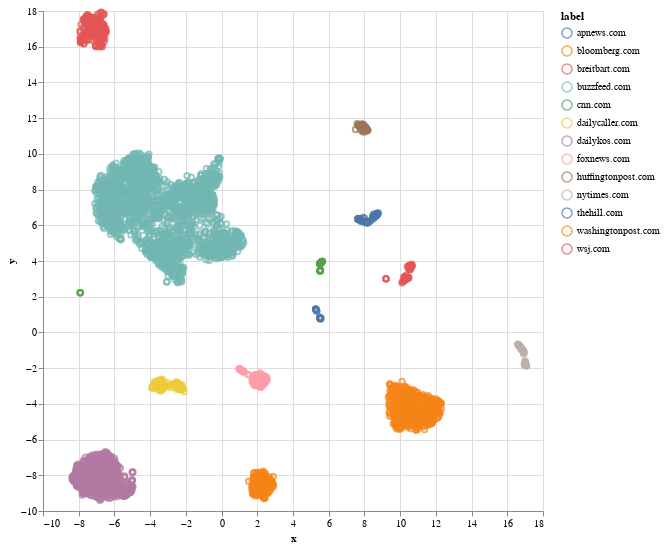

Notebook source saved alongside this figure:
### Code cell
(alt
    .Chart(points.sample(frac=0.1), width=500, height=500)
    .mark_point()
    .encode(x='x', y='y', tooltip='tip', color='label'))

### Figure 1 — Vega-Lite specification as saved in the notebook (floating-point values rounded to 4 significant figures; data arrays with more than 128 entries replaced by an {"elided": "..."} marker saying what was removed)
{"$schema": "https://vega.github.io/schema/vega-lite/v2.6.0.json", "config": {"view": {"height": 300, "width": 400}}, "data": {"name": "data-1697b397c77dbe7b8a6adb5a7ee9c112"}, "datasets": {"data-1697b397c77dbe7b8a6adb5a7ee9c112": {"elided": "4187 records"}}, "encoding": {"color": {"field": "label", "type": "nominal"}, "tooltip": {"field": "tip", "type": "nominal"}, "x": {"field": "x", "type": "quantitative"}, "y": {"field": "y", "type": "quantitative"}}, "height": 500, "mark": "point", "width": 500}
